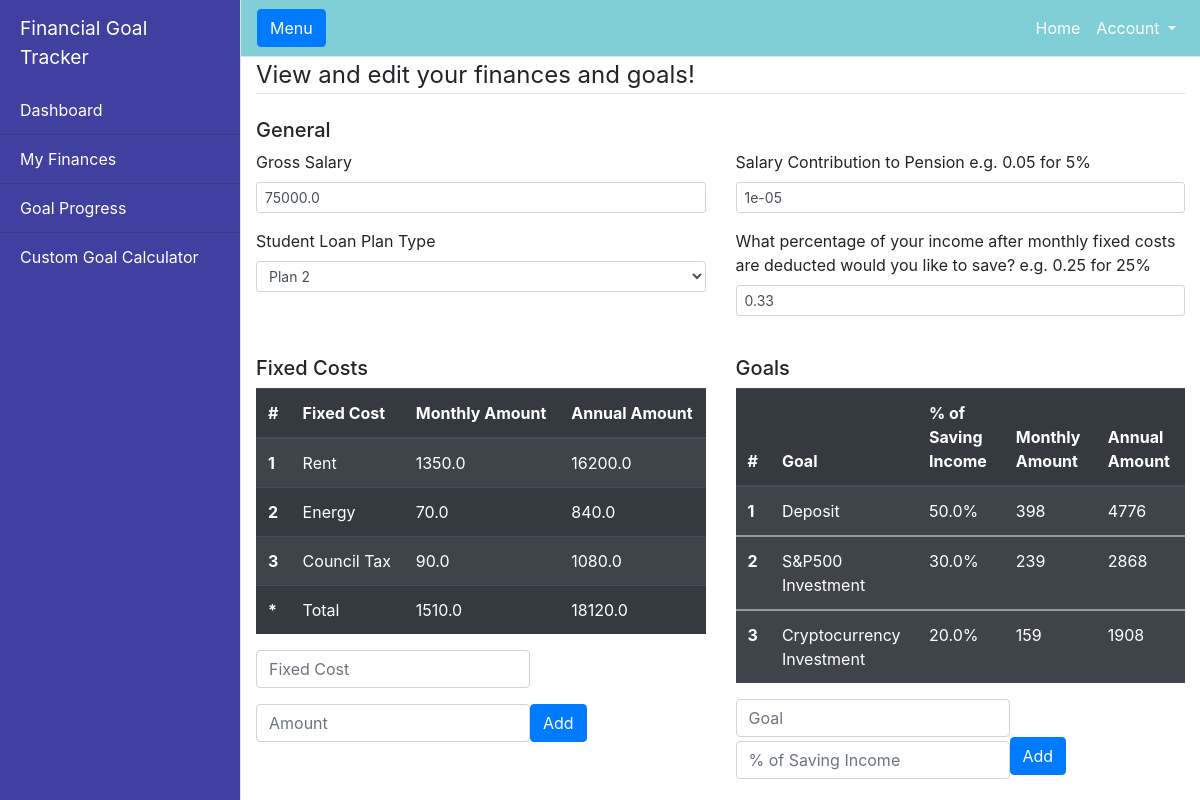
Page /my_finances (signed in) on the committed database.
### main.py (models this page shows)
class Userfinancialdata(db.Model):
    id = db.Column(db.Integer, primary_key=True)
    gross_salary = db.Column(db.Float, nullable=False)
    student_plan = db.Column(db.Integer)
    pension_contribution = db.Column(db.Float, nullable=False)
    saving_percentage = db.Column(db.Float, nullable=False)
    user = db.Column(db.Integer, db.ForeignKey('users.id'), nullable=False)

class FixedCost(db.Model):
    id = db.Column(db.Integer, primary_key=True)
    name = db.Column(db.String(30), nullable=False)
    amount = db.Column(db.Float, nullable=False)
    user = db.Column(db.Integer, db.ForeignKey("users.id"), nullable=False)

class Goals(db.Model):
    id = db.Column(db.Integer, primary_key=True)
    name = db.Column(db.String(30), nullable=False)
    amount = db.Column(db.Float, nullable=False)
    user = db.Column(db.Integer, db.ForeignKey("users.id"), nullable=False)

### main.py (the view, shortened to what this page needs)
@app.route("/my_finances", methods=['GET', 'POST'])
@login_required
def my_finances():
    financial_data = Userfinancialdata.query.filter_by(user=current_user.id).first()
    fixed_costs = FixedCost.query.filter_by(user=current_user.id).all()
    goals = Goals.query.filter_by(user=current_user.id).all()
    form = FinancialDataForm(student_plan=financial_data.student_plan)
    fc_form = FixedCostForm()
    goals_form = GoalForm()
    if fc_form.validate_on_submit() and fc_form.submit.data:
        print("fs")
        tmp_fc = FixedCost(name=fc_form.fc_name.data, amount=fc_form.amount.data, user=current_user.id)
        db.session.add(tmp_fc)
        db.session.commit()
        return redirect(url_for("my_finances"))
    annual_disposable_inc = disposable_income(financial_data.gross_salary, financial_data.student_plan,
                                              financial_data.pension_contribution)
    total_fcs = total_fixed_costs(fixed_costs)
    personal_inc = deduct_fixed_costs(annual_disposable_inc / 12, fixed_costs)
    saving_inc = int(calculate_saving_income(personal_inc, financial_data.saving_percentage))
    return render_template("my_finances.html", form=form, fc_form=fc_form, goals_form=goals_form,
                           financial_data=financial_data, fc_data=fixed_costs, goal_data=goals,
                           total_fc=total_fcs, saving_income=saving_inc)

### templates/my_finances.html (shortened to what this page needs)
{% extends "base.html" %}
{% block content %}
<form method="POST" action="">
    <fieldset class="form-group">
        <legend class="border-bottom mb-4"> View and edit your finances and goals!</legend>
        <header>
            <h5>General</h5>
        </header>
        <div class="row">
            <div class = "col-md-6">
                <div class="form-group">
                    {{ form.gross_salary.label(class="form-control-label") }}
                    {% if form.gross_salary.errors %}
                        {{ form.gross_salary(class="form-control form-control-sm is-invalid", value=financial_data.gross_salary) }}
                        <div class="invalid feedback">
                            {% for error in form.gross_salary.errors %}
                                <span> {{ error }} </span>
                            {% endfor %}
                        </div>
                    {% else %}
                        {{ form.gross_salary(class="form-control form-control-sm", value=financial_data.gross_salary) }}
                    {% endif %}
                </div>
                <div class="form-group">
                    {{ form.student_plan.label(class="form-control-label") }}
                    {% if form.student_plan.errors %}
                        {{ form.student_plan(class="form-control form-control-sm is-invalid", value=financial_data.student_plan) }}
                        <div class="invalid feedback">
                            {% for error in form.student_plan.errors %}
                                <span> {{ error }} </span>
                            {% endfor %}
                        </div>
                    {% else %}
                        {{ form.student_plan(class="form-control form-control-sm", value=financial_data.student_plan) }}
                    {% endif %}
                </div>
            </div>
            <div class = "col-md-6">
                <div class="form-group">
                    {{ form.pension_contribution.label(class="form-control-label") }}
                    {% if form.pension_contribution.errors %}
                        {{ form.pension_contribution(class="form-control form-control-sm is-invalid", value=financial_data.pension_contribution) }}
                        <div class="invalid feedback">
                            {% for error in form.pension_contribution.errors %}
                                <span> {{ error }} </span>
                            {% endfor %}
                        </div>
                    {% else %}
                        {{ form.pension_contribution(class="form-control form-control-sm", value=financial_data.pension_contribution) }}
                    {% endif %}
                </div>
                <div class="form-group">
                    {{ form.saving_percentage.label(class="form-control-label") }}
                    {% if form.saving_percentage.errors %}
                        {{ form.saving_percentage(class="form-control form-control-sm is-invalid", value=financial_data.saving_percentage) }}
                        <div class="invalid feedback">
                            {% for error in form.saving_percentage.errors %}
                                <span> {{ error }} </span>
                            {% endfor %}
                        </div>
                    {% else %}
                        {{ form.saving_percentage(class="form-control form-control-sm", value=financial_data.saving_percentage) }}
                    {% endif %}
                </div>
            </div>
        </div>
        <br>
        <div class="row">
            <div class="col-md-6">
                <header>
                    <h5>Fixed Costs</h5>
                </header>
                {% if fc_data %}
                <table class="table table-striped table-dark">
                    <thead>
                        <tr>
                            <th scope="col">#</th>
                            <th scope="col">Fixed Cost</th>
                            <th scope="col">Monthly Amount</th>
                            <th scope="col">Annual Amount</th>
                        </tr>
                    </thead>
                    <tbody>
                    {% for fc in fc_data %}
                        <tr>
                            <th scope="row">{{ fc.id }}</th>
                            <td>{{ fc.name }}</td>
                            <td>{{ fc.amount }}</td>
                            <td>{{ 12 * fc.amount }}</td>
                        </tr>
                    {% endfor %}
                        <tr>
                            <th scope="row">*</th>
                            <td>Total</td>
                            <td>{{ total_fc }}</td>
                            <td>{{ 12 * total_fc }}</td>
                        </tr>
                    </tbody>
                </table>
                {% endif %}
                <form class="form-inline" method="POST">
                  <div class="input-group">
                      <div class="form-group">
                        {% if fc_form.fc_name.errors %}
                            {{ fc_form.fc_name(class="form-control form-control is-invalid", placeholder="Fixed Cost") }}
                            <div class="invalid feedback">
                                {% for error in fc_form.fc_name.errors %}
                                    <span> {{ error }} </span>
                                {% endfor %}
                            </div>
                        {% else %}
                            {{ fc_form.fc_name(class="form-control form-control", placeholder="Fixed Cost") }}
                        {% endif %}
                      </div>
                      <div class="form-group">
                        {% if fc_form.amount.errors %}
                            {{ fc_form.amount(class="form-control form-control is-invalid", placeholder="Amount") }}
                            <div class="invalid feedback">
                                {% for error in fc_form.amount.errors %}
                                    <span> {{ error }} </span>
                                {% endfor %}
                            </div>
                        {% else %}
                            {{ fc_form.amount(class="form-control form-control", placeholder="Amount") }}
                        {% endif %}
                      </div>
                      <div class="form-group">
                          {{ fc_form.submit(class="btn btn-primary mb-2") }}
                      </div>
                  </div>
                </form>
            </div>
            <div class="col-md-6">
                <header>
                    <h5>Goals</h5>
                </header>
                {% if goal_data %}
                <table class="table table-striped table-dark">
                    <thead>
                        <tr>
                            <th scope="col">#</th>
                            <th scope="col">Goal</th>
                            <th scope="col">% of Saving Income</th>
                            <th scope="col">Monthly Amount</th>
                            <th scope="col">Annual Amount</th>
                        </tr>
                    </thead>
                    {% for goal in goal_data %}
                    <tbody>
                        <tr>
                            <th scope="row">{{ goal.id }}</th>
                            <td>{{ goal.name }}</td>
                            <td>{{ 100 * goal.amount }}%</td>
                            <td>{{ (goal.amount * saving_income)|int}}</td>
                            <td>{{ 12 * (goal.amount * saving_income)|int}}</td>
                        </tr>
                    </tbody>
                    {% endfor %}
                </table>
                {% endif %}
                <form class="form-inline" method="POST">
                  <div class="input-group">
                      <div class="form-group">
                        {% if goals_form.goal_name.errors %}
                            {{ goals_form.goal_name(class="form-control form-control is-invalid", placeholder="Goal") }}
                            <div class="invalid feedback">
                                {% for error in goals_form.goal_name.errors %}
                                    <span> {{ error }} </span>
                                {% endfor %}
                            </div>
                        {% else %}
                            {{ goals_form.goal_name(class="form-control form-control", placeholder="Goal") }}
                        {% endif %}
                      </div>
                      <div class="form-group">
                        {% if goals_form.amount.errors %}
                            {{ goals_form.amount(class="form-control form-control is-invalid", placeholder="% of Saving Income") }}
                            <div class="invalid feedback">
                                {% for error in goals_form.amount.errors %}
                                    <span> {{ error }} </span>
                                {% endfor %}
                            </div>
                        {% else %}
                            {{ goals_form.amount(class="form-control form-control", placeholder="% of Saving Income") }}
                        {% endif %}
                      </div>
                      <div class="form-group">
                          {{ goals_form.submit_goal(class="btn btn-primary mb-2") }}
                      </div>
                  </div>
                </form>
            </div>
        </div>
    </fieldset>
</form>
{% endblock %}

### templates/base.html (shortened to what this page needs)
<!DOCTYPE html>
<html lang="en">
<head>
    <link rel="stylesheet" href="https://cdn.jsdelivr.net/npm/bootstrap@4.5.3/dist/css/bootstrap.min.css">
    <link href="{{ url_for('static', filename='css/style.css') }}" rel="stylesheet">
</head>
<body>
<div class="d-flex" id="wrapper">
    <div class="bg-light border-right" id="sidebar-wrapper">
        <div class="sidebar-heading">Financial Goal Tracker</div>
        <div class="list-group list-group-flush">
            <a href="{{ url_for('dashboard') }}" class="list-group-item list-group-item-action bg-light">Dashboard</a>
            <a href="{{ url_for('my_finances') }}" class="list-group-item list-group-item-action bg-light">My Finances</a>
            <a href="{{ url_for('goal_progress') }}" class="list-group-item list-group-item-action bg-light">Goal Progress</a>
            <a href="{{ url_for('custom_goal') }}" class="list-group-item list-group-item-action bg-light">Custom Goal Calculator</a>
        </div>
    </div>
    <div id="page-content-wrapper">
        <nav class="navbar navbar-expand-lg navbar-light bg-light border-bottom" id="navbarMain">
            <button class="btn btn-primary" id="menu-toggle">Menu</button>
            <div class="collapse navbar-collapse" id="navbarSupportedContent">
                <ul class="navbar-nav ml-auto mt-2 mt-lg-0">
                    <li class="nav-item active">
                        <a class="nav-link" href="#">Home <span class="sr-only">(current)</span></a>
                    </li>
                    <li class="nav-item dropdown">
                        <a class="nav-link dropdown-toggle" href="#" id="navbarDropdown" role="button"
                           data-toggle="dropdown" aria-haspopup="true" aria-expanded="false">
                            Account
                        </a>
                    </li>
                </ul>
            </div>
        </nav>
        <div class="container-fluid" id="post-login">
            {% block content %}{% endblock %}
        </div>
    </div>
</div>
</body>
</html>

### rows in the picture
Userfinancialdata: gross_salary "75000.0", student_plan "Plan 2", pension_contribution "1e-05", saving_percentage "0.33"
FixedCost: id "1", name "Rent", amount "1350.0", 12*fc.amount "16200.0"
FixedCost: id "2", name "Energy", amount "70.0", 12*fc.amount "840.0"
FixedCost: id "3", name "Council Tax", amount "90.0", 12*fc.amount "1080.0"
Goals: id "1", name "Deposit", 100*goal.amount "50.0", (goal.amount*saving_income)|int "398", 12*(goal.amount*saving_income)|int "4776"
Goals: id "2", name "S&P500 Investment", 100*goal.amount "30.0", (goal.amount*saving_income)|int "239", 12*(goal.amount*saving_income)|int "2868"
Goals: id "3", name "Cryptocurrency Investment", 100*goal.amount "20.0", (goal.amount*saving_income)|int "159", 12*(goal.amount*saving_income)|int "1908"

### other values in the picture
{{ total_fc }} "1510.0"
{{ 12 * total_fc }} "18120.0"
